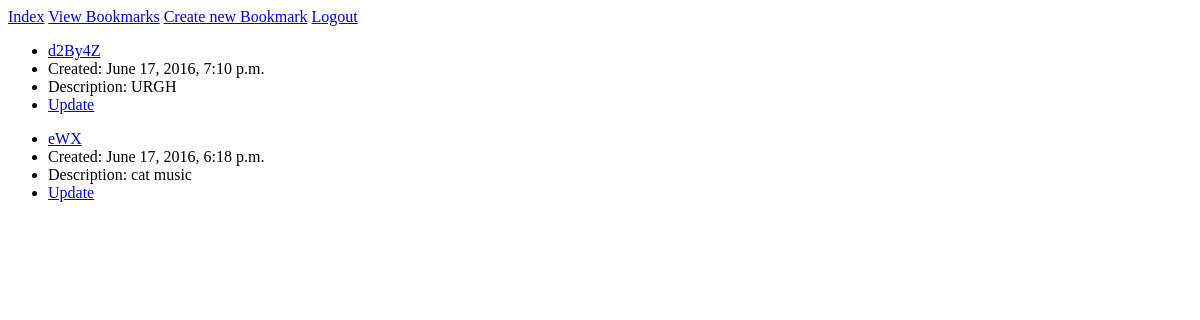
The app's page /userbookmarks/ (signed in), older data.
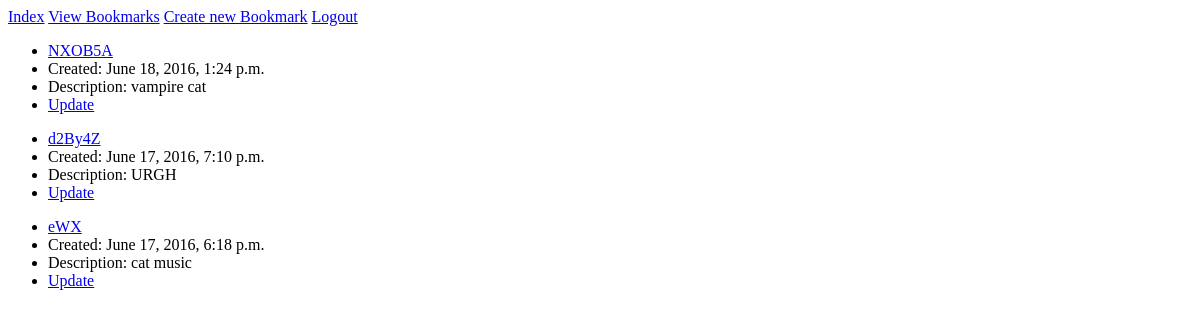
The same page, newer data.
### appurl/models.py (models this page shows)
class Bookmark(models.Model):
    link = models.TextField()
    shortlink = models.CharField(max_length=50)
    title = models.CharField(max_length=50)
    description = models.TextField(blank=True)
    created = models.DateTimeField(auto_now_add=True)
    user = models.ForeignKey(User)
    class Meta:
        ordering = ['-created']

### appurl/views.py (the view)
# urls.py: url(r'^userbookmarks/', ViewBookmark.as_view(), name='viewbookmarks'),
class ViewBookmark(TemplateView):
    template_name = "bookmarks.html"
    def get_context_data(self, **kwargs):
        user = self.request.user
        context = super().get_context_data(**kwargs)
        context['bookmark'] = Bookmark.objects.filter(user=user)
        return context

### appurl/templates/bookmarks.html
{% extends 'base.html' %}
{% block content %}
  {% for item in bookmark %}
  <ul>
    <li><a href="{{index}}/{{ item.shortlink }}">{{ item.shortlink }}</a></li>
    <li>Created: {{ item.created }}</li>
    <li>Description: {{ item.description }}</li>
    <li><a href="{{index}}/update/{{ item.id }}">Update</a></li>
  </ul>
  {% endfor %}
{% endblock %}

Row changes from the older to the newer data that the page shows:
added Bookmark: shortlink "NXOB5A", created "June 18, 2016, 1:24 p.m.", description "vampire cat"
